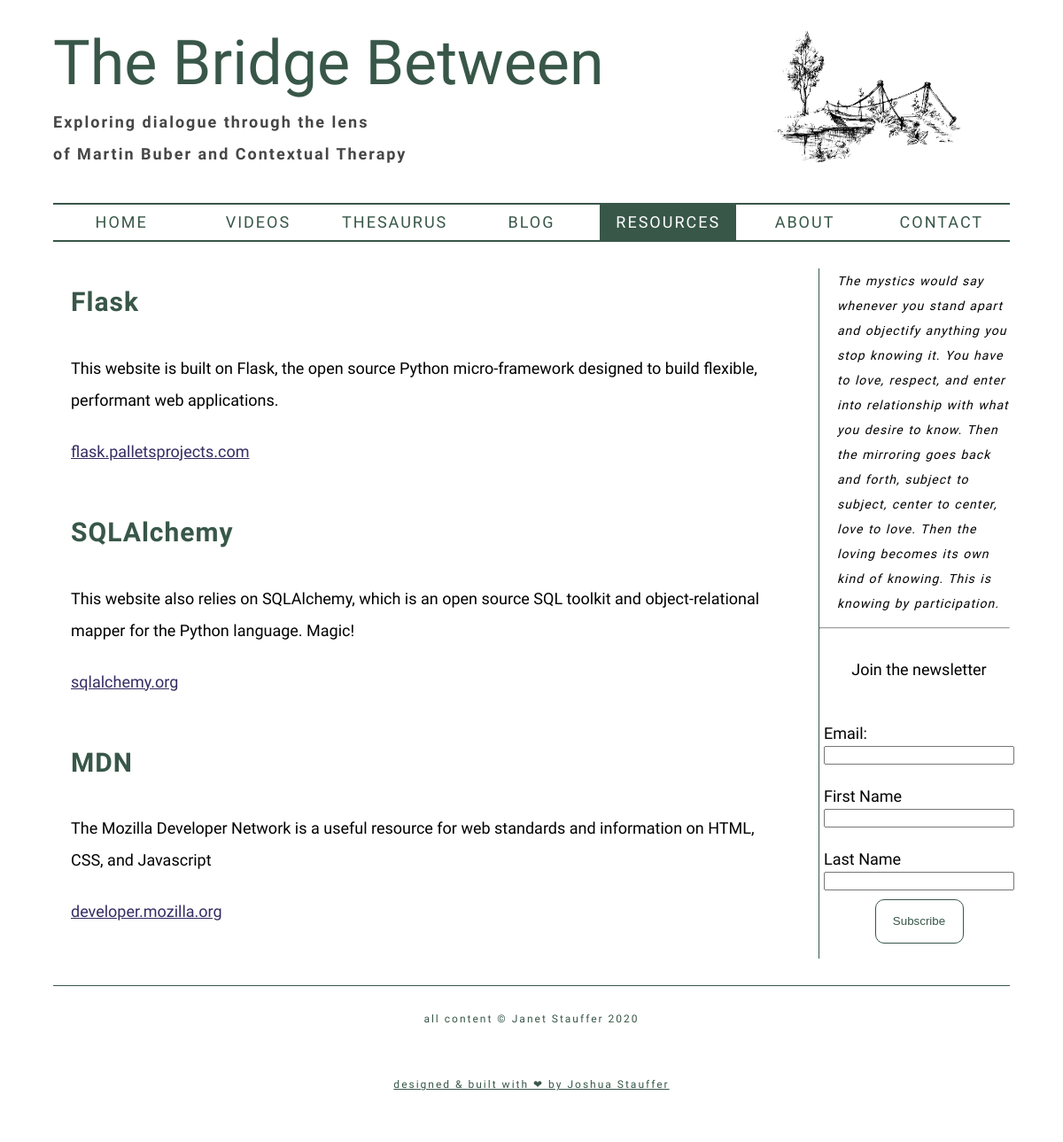
Page /resources on the committed database.
### app/models.py (models this page shows, shortened)
class Resource(db.Model):
    __tablename__ = 'resources'
    id = db.Column(db.Integer, primary_key=True)
    title = db.Column(db.String(128), default='')
    text = db.Column(db.Text(), default='')
    order = db.Column(db.Integer)
    uri = db.Column(db.String(128), default='')
    uri_title = db.Column(db.String(128), default='')
    published = db.Column(db.Boolean, default=False)
    @classmethod
    def get_all(cls):
        results =  [{
            'title': r.title,
            'text': r.text,
            'id': r.id,
            'order': r.order,
            'uri': r.uri,
            'uri_title': r.uri_title
        } for r in cls.query.filter_by(published=True).order_by(Resource.order).all()]
        if not len(results):
            return [empty_resources_error]
        return results

### app/main.py (the view)
@bp.route('/resources', methods=['GET'])
def resources():
    resources = Resource.get_all()
    page = 'resources'
    return render_template('resources.html', resources=resources, page=page)

### app/templates/resources.html
{% extends 'base.html' %}
{% block body %}
  <main>
    {% for resource in resources %}
      <section class="item-box">
        <h4 class="item-title">{{ resource['title'] }}</h4>
        {% if resource['text'] %}
          <p class="item-text">
              {{ resource['text'] }}
          </p>
        {% endif %}
        {% if resource['uri'] %}
          <a class="item-link" href="{{ resource['uri'] }}" target="_blank">
            {% if resource['uri_title'] %}
              {{ resource['uri_title'] }}
            {% else %}
              {{ resource['uri'] }}
            {% endif %}
          </a>
        {% endif %}
        </section>
    {% endfor %}
  </main>
{% endblock %}

### app/templates/base.html (shortened to what this page needs)
<!DOCTYPE html>
<html>
  <head>
    <link href="{{ url_for('static', filename='styles.css') }}" rel="stylesheet">
  </head>
<body>
  <div class="main-wrapper">
    {% include 'header.html' %}
    {% include 'navbar.html' %}
    {% block body %}
    {% endblock %}
    {% include 'sidebar.html' %}
    {% include 'footer.html' %}
  </div>
</body>

### app/templates/header.html
<header>
    <img src="{{ url_for('static', filename='images/bridge.jpg') }}" alt="Sketch of an old footbridge over a stream">
    <h1 class="logo">The Bridge Between</h1>
    <h2 class="tagline">Exploring dialogue through the lens</h2>
    <h2 class="tagline"> of Martin Buber and Contextual Therapy</h2>
</header>

### app/templates/navbar.html (shortened to what this page needs)
<nav>
    <ul class="navbar-list folded" id="menu">
      <li {% if page == 'home' %}class="active"{% endif %}>
        <a href="{{ url_for('main.index') }}">Home</a>
      </li>
      <li {% if page == 'videos' %}class="active"{% endif %}>
        <a href="{{ url_for('main.videos') }}">Videos</a>
      </li>
      <li {% if page == '' %}class="active"{% endif %}>
        <a href="{{ url_for('main.visual_thesaurus') }}">Thesaurus</a>
      </li>
      <li {% if page == 'blog' %}class="active"{% endif %}>
        <a href="{{ url_for('main.blog', post_id=0)  }}">Blog</a>
      </li>
      <li {% if page == 'resources' %}class="active"{% endif %}>
        <a href="{{ url_for('main.resources') }}">Resources</a>
      </li>
      <li {% if page == 'about' %}class="active"{% endif %}>
        <a href="{{ url_for('main.about') }}">About</a>
      </li>
      <li {% if page == 'contact' %}class="active"{% endif %}>
        <a href="{{ url_for('main.contact') }}">Contact </a>
      </li>
    </ul>
  </nav>

### app/templates/sidebar.html (shortened to what this page needs)
<aside>
  <div class="quote-box">
    <blockquote cite="">
      <span class="quotation">
        The mystics would say whenever you stand apart and objectify anything you stop knowing it. You have to love, respect, and enter into relationship with what you desire to know. Then the mirroring goes back and forth, subject to subject, center to center,
        love to love. Then the loving becomes its own kind of knowing. This is knowing by participation.
      </span><br>
      - <span class="quote-author">
      </span>
    </blockquote>
  </div>
  <hr>
  <section class="newsletter-box">
    <form method="POST" action="https://comcast.us17.list-manage.com/subscribe/post" target="_blank" id="newsletter-form">
      <p>Join the newsletter</p>
      <label for="MERGE0"><p>Email:</p></label>
      <input type="email" name="MERGE0" id="MERGE0" required>
      <label for="MERGE1"><p>First Name</p></label>
      <input type="text" name="MERGE1" id="MERGE1" required>
      <label for="MERGE2"><p>Last Name</p></label>
      <input type="text" name="MERGE2" id="MERGE2" required>
      <input type="submit" name="submit" value="Subscribe">
    </form>
  </section>
</aside>

### app/templates/footer.html
<footer>
    <p>all content &#169; Janet Stauffer 2020</p>
    <p><a href="https://www.joshuastauffer.com" target="_blank">designed & built with &#10084; by Joshua Stauffer</a></p>
</footer>

### rows in the picture
Resource: title "Flask", text "This website is built on Flask, the open source Python micro-framework designed to build flexible, performant web applications.", uri_title "flask.palletsprojects.com"
Resource: title "SQLAlchemy", text "This website also relies on SQLAlchemy, which is an open source SQL toolkit and object-relational mapper for the Python language. Magic!", uri_title "sqlalchemy.org"
Resource: title "MDN", text "The Mozilla Developer Network is a useful resource for web standards and information on HTML, CSS, and Javascript", uri_title "developer.mozilla.org"
